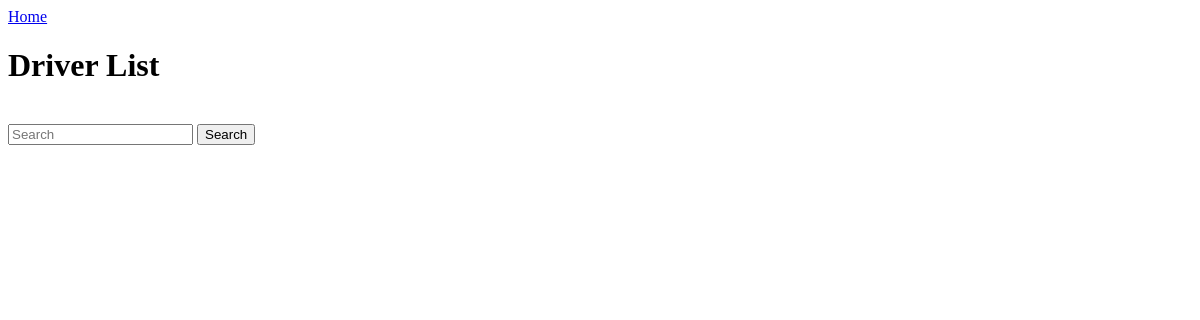
Before: /driver (signed in) with the older database file.
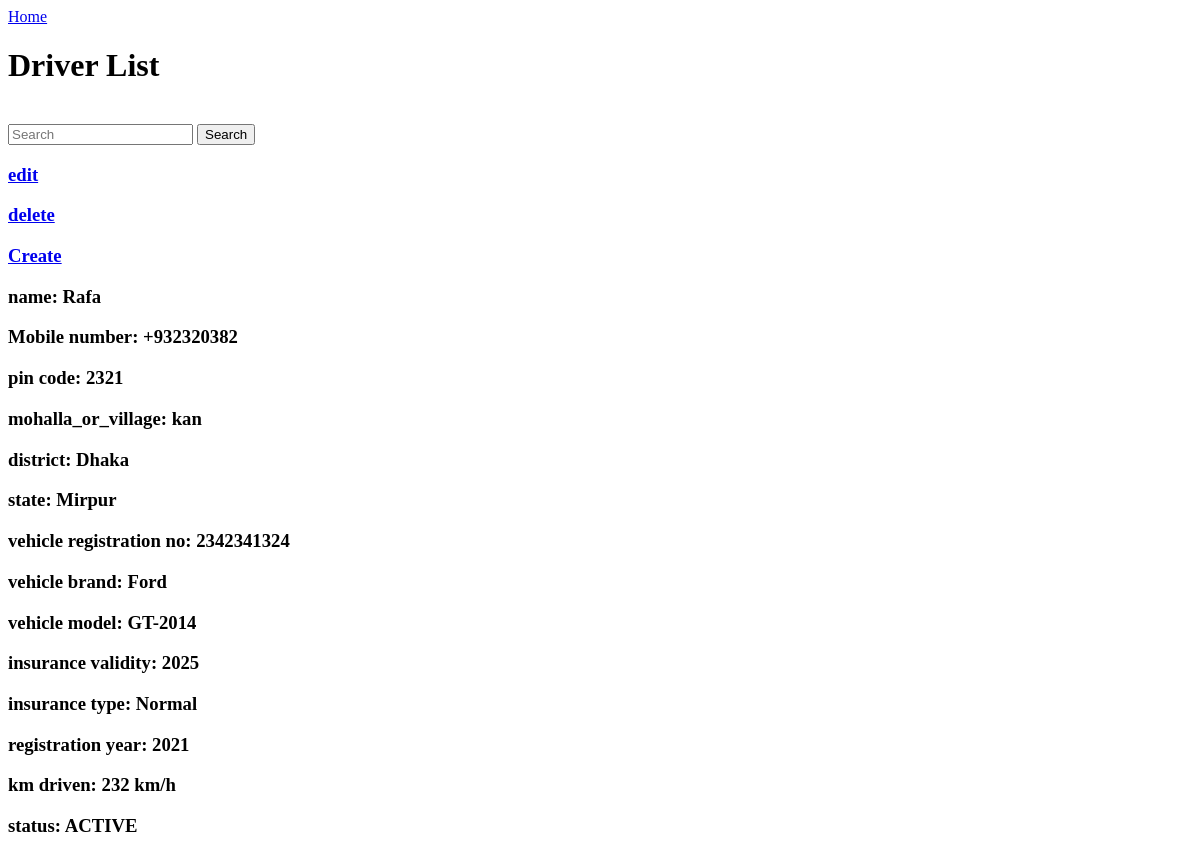
After: the same page with the newer database file.
### app/models.py (models this page shows, shortened)
class Driver(models.Model):
    driver_id = models.AutoField(primary_key=True)
    driver_name=models.CharField(max_length=150)
    mobile_no=models.CharField(max_length=20, null=True)
    pin_code=models.CharField(max_length=10, null=True)
    mohalla_or_village=models.CharField(max_length=200, null=True)
    district=models.CharField(max_length=200, null=True)
    state=models.CharField(max_length=200, null=True)
    vehicle_registration_no=models.CharField(max_length=100, null=True)
    vehicle_brand=models.CharField(max_length=100, null=True)
    vehicle_model=models.CharField(max_length=100, null=True)
    insurance_validity=models.CharField(max_length=100, null=True)
    insurance_type=models.CharField(max_length=100, null=True)
    registration_year=models.CharField(max_length=10, null=True)
    km_driven=models.CharField(max_length=50, null=True)
    choice=(('UNDER VARIFICATION','UNDER VARIFICATION'),('ACTIVE','ACTIVE'),('OFFLINE','OFFLINE'),('ON A RIDE','ON A RIDE'))
    status=models.CharField(max_length=50, choices=choice, default='pending', null=True)

### app/decorators.py (the view)
	def wrapper_function(request, *args, **kwargs):
		group = None
		if request.user.groups.exists():
			group = request.user.groups.all()[0].name
		if group == 'staff':
			return redirect('home')
		if group == 'manager':
			return view_func(request, *args, **kwargs)
		if group==None:
			return HttpResponse('You are not authorized to view this page')

### app/views.py (called while the page is built)
@login_required
@manager_only
def driver(request):
    if 'q' in request.GET:
        q=request.GET['q']
        drivers=Driver.objects.filter(driver_name__icontains=q)
    else:
        drivers=Driver.objects.all()
    return render(request,'app/driver.html' , {'drivers':drivers})

### app/templates/app/driver.html
<a href="/">Home</a>
<h1>Driver List</h1><br>
<form method="GET">
    <input name="q" type="text" placeholder="Search">
<button type="submit">Search</button>
</form>
{% for i in drivers %}
<h3> <a href="{% url 'editdriver' i.driver_id %}">edit</a></h3>
<h3> <a href="{% url 'deletedriver' i.driver_id %}">delete</a></h3>
<h3> <a href="{% url 'createdriver' %}">Create</a></h3>
<h3>name: {{ i.driver_name }}</h3>
<h3>Mobile number: {{ i.mobile_no }}</h3>
<h3>pin code: {{ i.pin_code }}</h3>
<h3>mohalla_or_village: {{ i.mohalla_or_village }}</h3>
<h3>district: {{ i.district }}</h3>
<h3>state: {{ i.state }}</h3>
<h3>vehicle registration no: {{ i.vehicle_registration_no }}</h3>
<h3>vehicle brand: {{ i.vehicle_brand }}</h3>
<h3>vehicle model: {{ i.vehicle_model }}</h3>
<h3>insurance validity: {{ i.insurance_validity }}</h3>
<h3>insurance type: {{ i.insurance_type }}</h3>
<h3>registration year: {{ i.registration_year }}</h3>
<h3>km driven: {{ i.km_driven }}</h3>
<h3>status: {{ i.status }}</h3>
{% endfor %}

Changed rows visible on the page:
added Driver: driver_name "Rafa", mobile_no "+932320382", pin_code "2321", mohalla_or_village "kan", district "Dhaka", state "Mirpur", vehicle_registration_no "2342341324", vehicle_brand "Ford", vehicle_model "GT-2014", insurance_validity "2025", insurance_type "Normal", registration_year "2021", km_driven "232 km/h", status "ACTIVE"
